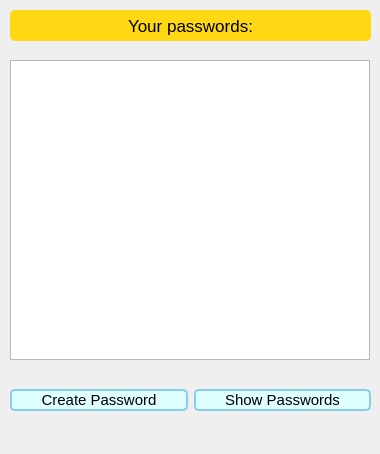
<?xml version="1.0" encoding="UTF-8"?>
<ui version="4.0">
 <class>MainWindow</class>
 <widget class="QMainWindow" name="MainWindow">
  <property name="geometry">
   <rect>
    <x>0</x>
    <y>0</y>
    <width>380</width>
    <height>454</height>
   </rect>
  </property>
  <property name="windowTitle">
   <string>Password Manager</string>
  </property>
  <property name="styleSheet">
   <string notr="true"/>
  </property>
  <widget class="QWidget" name="central_widget">
   <widget class="QTableWidget" name="table">
    <property name="geometry">
     <rect>
      <x>10</x>
      <y>60</y>
      <width>360</width>
      <height>300</height>
     </rect>
    </property>
    <property name="styleSheet">
     <string notr="true"/>
    </property>
    <property name="sizeAdjustPolicy">
     <enum>QAbstractScrollArea::AdjustToContents</enum>
    </property>
   </widget>
   <widget class="QWidget" name="horizontalLayoutWidget">
    <property name="geometry">
     <rect>
      <x>10</x>
      <y>360</y>
      <width>361</width>
      <height>80</height>
     </rect>
    </property>
    <layout class="QHBoxLayout" name="horizontalLayout">
     <item>
      <widget class="QPushButton" name="button_create_password">
       <property name="font">
        <font>
         <pointsize>11</pointsize>
         <bold>false</bold>
         <strikeout>false</strikeout>
        </font>
       </property>
       <property name="contextMenuPolicy">
        <enum>Qt::DefaultContextMenu</enum>
       </property>
       <property name="layoutDirection">
        <enum>Qt::LeftToRight</enum>
       </property>
       <property name="styleSheet">
        <string notr="true">QPushButton {
	background-color: #E0FFFF;
	border: 2px solid #87CEEB;
	border-radius: 5px;
}

QPushButton:hover {
background-color: #ADD8E6;
}

QPushButton:pressed {
background-color: #00BFFF
}</string>
       </property>
       <property name="text">
        <string>Create Password</string>
       </property>
      </widget>
     </item>
     <item>
      <widget class="QPushButton" name="button_show_passwords">
       <property name="font">
        <font>
         <pointsize>11</pointsize>
        </font>
       </property>
       <property name="styleSheet">
        <string notr="true">QPushButton {
	background-color: #E0FFFF;
	border: 2px solid #87CEEB;
	border-radius: 5px;
}

QPushButton:hover {
background-color: #ADD8E6;
}

QPushButton:pressed {
background-color: #00BFFF
}</string>
       </property>
       <property name="text">
        <string>Show Passwords</string>
       </property>
      </widget>
     </item>
    </layout>
   </widget>
   <widget class="QWidget" name="horizontalLayoutWidget_2">
    <property name="geometry">
     <rect>
      <x>10</x>
      <y>10</y>
      <width>361</width>
      <height>31</height>
     </rect>
    </property>
    <layout class="QHBoxLayout" name="horizontalLayout_2">
     <item>
      <widget class="QLabel" name="label_main">
       <property name="font">
        <font>
         <pointsize>13</pointsize>
        </font>
       </property>
       <property name="styleSheet">
        <string notr="true">background-color: rgb(255, 216, 19);
border-radius: 5px;</string>
       </property>
       <property name="text">
        <string>Your passwords:</string>
       </property>
       <property name="alignment">
        <set>Qt::AlignCenter</set>
       </property>
      </widget>
     </item>
    </layout>
   </widget>
  </widget>
 </widget>
 <resources/>
 <connections/>
</ui>
